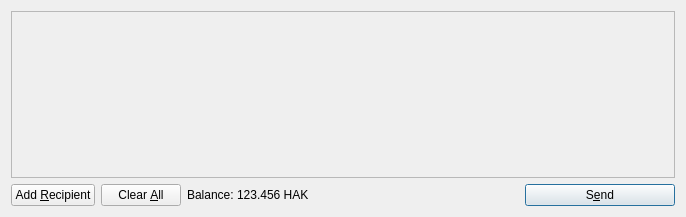
<?xml version="1.0" encoding="UTF-8"?>
<ui version="4.0">
 <class>SendCoinsDialog</class>
 <widget class="QDialog" name="SendCoinsDialog">
  <property name="geometry">
   <rect>
    <x>0</x>
    <y>0</y>
    <width>686</width>
    <height>217</height>
   </rect>
  </property>
  <property name="windowTitle">
   <string>Send Coins</string>
  </property>
  <layout class="QVBoxLayout" name="verticalLayout">
   <item>
    <widget class="QScrollArea" name="scrollArea">
     <property name="widgetResizable">
      <bool>true</bool>
     </property>
     <widget class="QWidget" name="scrollAreaWidgetContents">
      <property name="geometry">
       <rect>
        <x>0</x>
        <y>0</y>
        <width>666</width>
        <height>165</height>
       </rect>
      </property>
      <layout class="QVBoxLayout" name="verticalLayout_2">
       <property name="margin">
        <number>0</number>
       </property>
       <item>
        <layout class="QVBoxLayout" name="entries">
         <property name="spacing">
          <number>6</number>
         </property>
        </layout>
       </item>
       <item>
        <spacer name="verticalSpacer">
         <property name="orientation">
          <enum>Qt::Vertical</enum>
         </property>
         <property name="sizeHint" stdset="0">
          <size>
           <width>20</width>
           <height>40</height>
          </size>
         </property>
        </spacer>
       </item>
      </layout>
     </widget>
    </widget>
   </item>
   <item>
    <layout class="QHBoxLayout" name="horizontalLayout">
     <item>
      <widget class="QPushButton" name="addButton">
       <property name="toolTip">
        <string>Send to multiple recipients at once</string>
       </property>
       <property name="text">
        <string>Add &amp;Recipient</string>
       </property>
       <property name="icon">
        <iconset resource="../bitcoin.qrc">
         <normaloff>:/icons/add</normaloff>:/icons/add</iconset>
       </property>
       <property name="autoDefault">
        <bool>false</bool>
       </property>
      </widget>
     </item>
     <item>
      <widget class="QPushButton" name="clearButton">
       <property name="sizePolicy">
        <sizepolicy hsizetype="Minimum" vsizetype="Fixed">
         <horstretch>0</horstretch>
         <verstretch>0</verstretch>
        </sizepolicy>
       </property>
       <property name="toolTip">
        <string>Remove all transaction fields</string>
       </property>
       <property name="text">
        <string>Clear &amp;All</string>
       </property>
       <property name="icon">
        <iconset resource="../bitcoin.qrc">
         <normaloff>:/icons/remove</normaloff>:/icons/remove</iconset>
       </property>
       <property name="autoRepeatDelay">
        <number>300</number>
       </property>
       <property name="autoDefault">
        <bool>false</bool>
       </property>
      </widget>
     </item>
     <item>
      <layout class="QHBoxLayout" name="horizontalLayout_2">
       <property name="spacing">
        <number>3</number>
       </property>
       <item>
        <widget class="QLabel" name="label">
         <property name="text">
          <string>Balance:</string>
         </property>
        </widget>
       </item>
       <item>
        <widget class="QLabel" name="labelBalance">
         <property name="cursor">
          <cursorShape>IBeamCursor</cursorShape>
         </property>
         <property name="text">
          <string>123.456 HAK</string>
         </property>
         <property name="textInteractionFlags">
          <set>Qt::LinksAccessibleByMouse|Qt::TextSelectableByKeyboard|Qt::TextSelectableByMouse</set>
         </property>
        </widget>
       </item>
      </layout>
     </item>
     <item>
      <spacer name="horizontalSpacer">
       <property name="orientation">
        <enum>Qt::Horizontal</enum>
       </property>
       <property name="sizeHint" stdset="0">
        <size>
         <width>40</width>
         <height>20</height>
        </size>
       </property>
      </spacer>
     </item>
     <item>
      <widget class="QPushButton" name="sendButton">
       <property name="minimumSize">
        <size>
         <width>150</width>
         <height>0</height>
        </size>
       </property>
       <property name="toolTip">
        <string>Confirm the send action</string>
       </property>
       <property name="text">
        <string>S&amp;end</string>
       </property>
       <property name="icon">
        <iconset resource="../bitcoin.qrc">
         <normaloff>:/icons/send</normaloff>:/icons/send</iconset>
       </property>
       <property name="default">
        <bool>true</bool>
       </property>
      </widget>
     </item>
    </layout>
   </item>
  </layout>
 </widget>
 <resources>
  <include location="../bitcoin.qrc"/>
 </resources>
 <connections/>
</ui>
